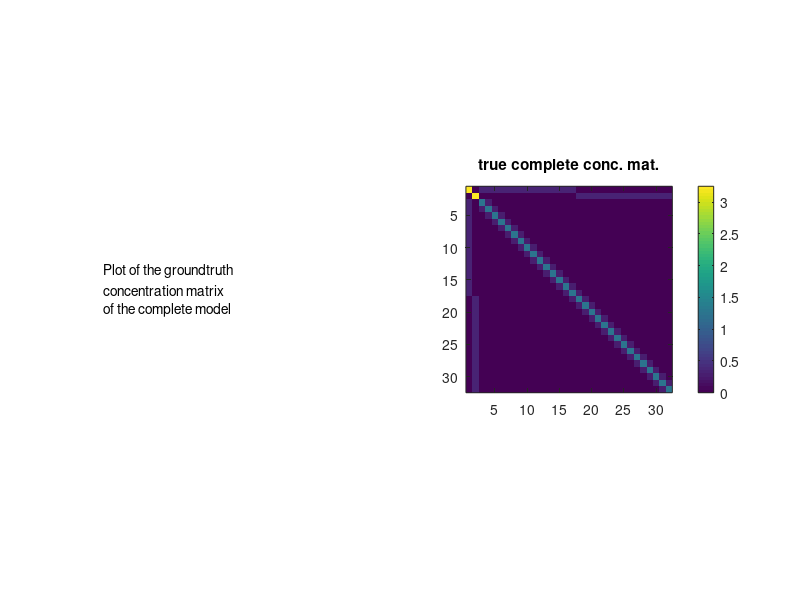
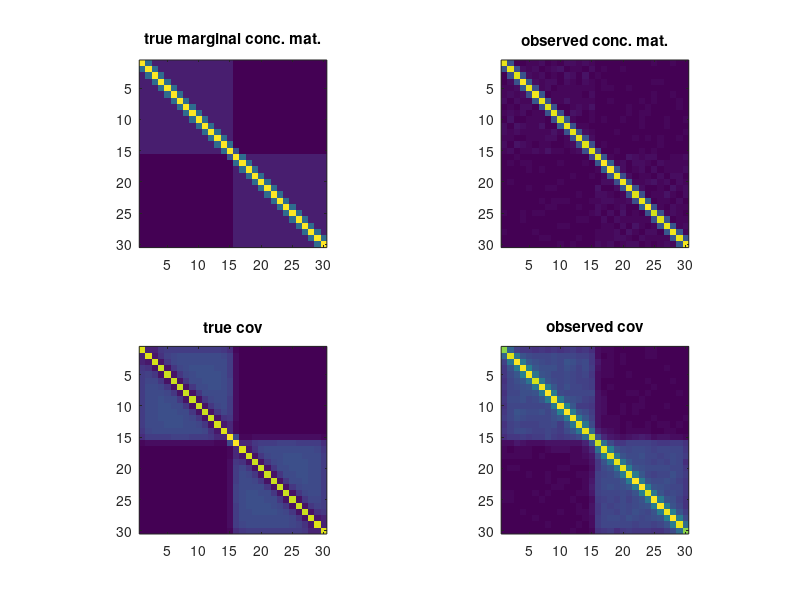

Recreate these plots in MATLAB, in order.
% Toy example
% with three blocks of size resp 20,10,5

clear all; clc; close all;
%% settings

n=5000; % number of samples

ks=[15 15];


pl=length(ks); % number of latent variables
po=sum(ks);% number of observed variables

pt=po+pl;
sigma2l=.5;
sigma2lo=.8;
scale=1./sqrt(ks);
% scale=ones(1,pl);

% slo=.2; % level of sparsity on latent-observed block of conceptration mat
% soo=.2; % level of sparsity on latent-observed block of conceptration mat
%Doo=eye(po)/sigma2lo;
dd=diag(ones(1,po-1),1);
Doo=eye(po)/sigma2lo-.3*(dd+dd');
Dol=zeros(po,pl);
for i=1:pl
    if i>1
        i1=sum(ks(1:(i-1)))+1;
    else
        i1=1;
    end
    i2=i1+ks(i)-1;
    Dol(i1:i2,i)=-ones(ks(i),1)*scale(i)/sigma2lo;
end
Dll=zeros(pl);
for i=1:pl
Dll(i,i)=1/sigma2l+ks(i)*scale(i)^2/sigma2lo;
end

%% construction of the conceptration matrix
Dfull=zeros(pt);
Dfull(1:pl,1:pl)=Dll;
Dfull((pl+1):pt,(pl+1):pt)=Doo;
Dfull(1:pl,(pl+1):pt)=Dol';
Dfull((pl+1):pt,1:pl)=Dol;

Dfull=.5*(Dfull+Dfull');
Dmargo=Doo-Dol*Dol';


descr = {'Plot of the groundtruth '
    'concentration matrix';
    'of the complete model'};

figure(1);clf;
subplot(1,2,1)
axis off;
text(0,.5,descr)
pbaspect([1 1 1]);
subplot(1,2,2)
imagesc(abs(Dfull));
colorbar;
pbaspect([1 1 1]);
title('true complete conc. mat.');

if eigs(Dfull,1,'sa')<0
    error('The conceptration matrix of the complete model is not PSD \n')
end

%% sampling data
mu=zeros(1,pt); % vector of means
Xfull=mvnrnd(mu, inv(Dfull), n)';
X=Xfull((pl+1):pt,:);
S=cov(X');
% S=inv(Dmargo);

%% plotting

figure(2);clf;
subplot(2,2,1);
imagesc(abs(Dmargo));
pbaspect([1 1 1]);
title('true marginal conc. mat.');
subplot(2,2,2);
imagesc(abs(inv(S)));
pbaspect([1 1 1]);
title('observed conc. mat.');
subplot(2,2,3);
imagesc(abs(inv(Dmargo)));
pbaspect([1 1 1]);
title('true cov');
subplot(2,2,4);
imagesc(abs(S));
pbaspect([1 1 1]);
title('observed cov');


 
